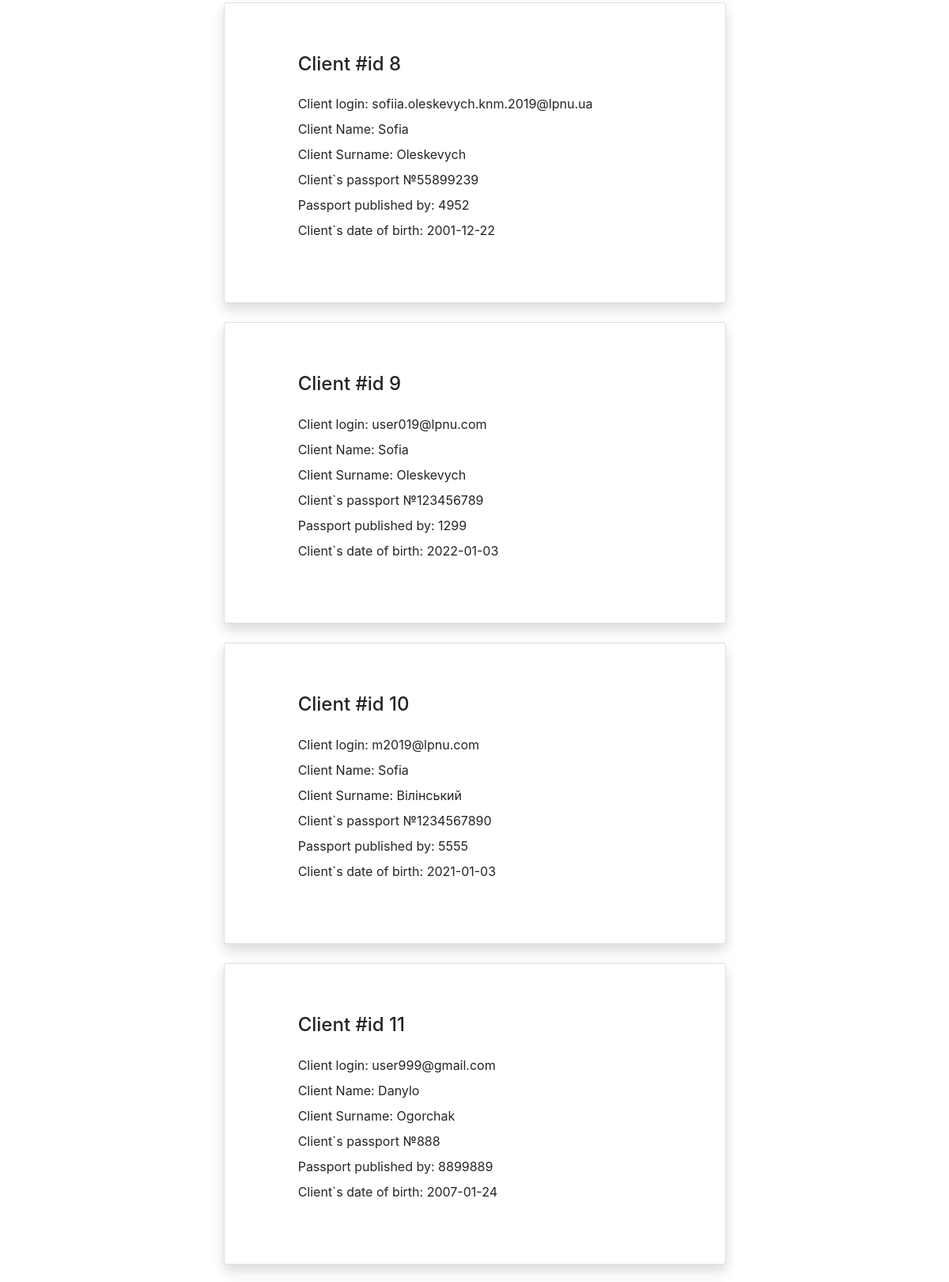
Before: /admin/users (middle part) with the older database file.
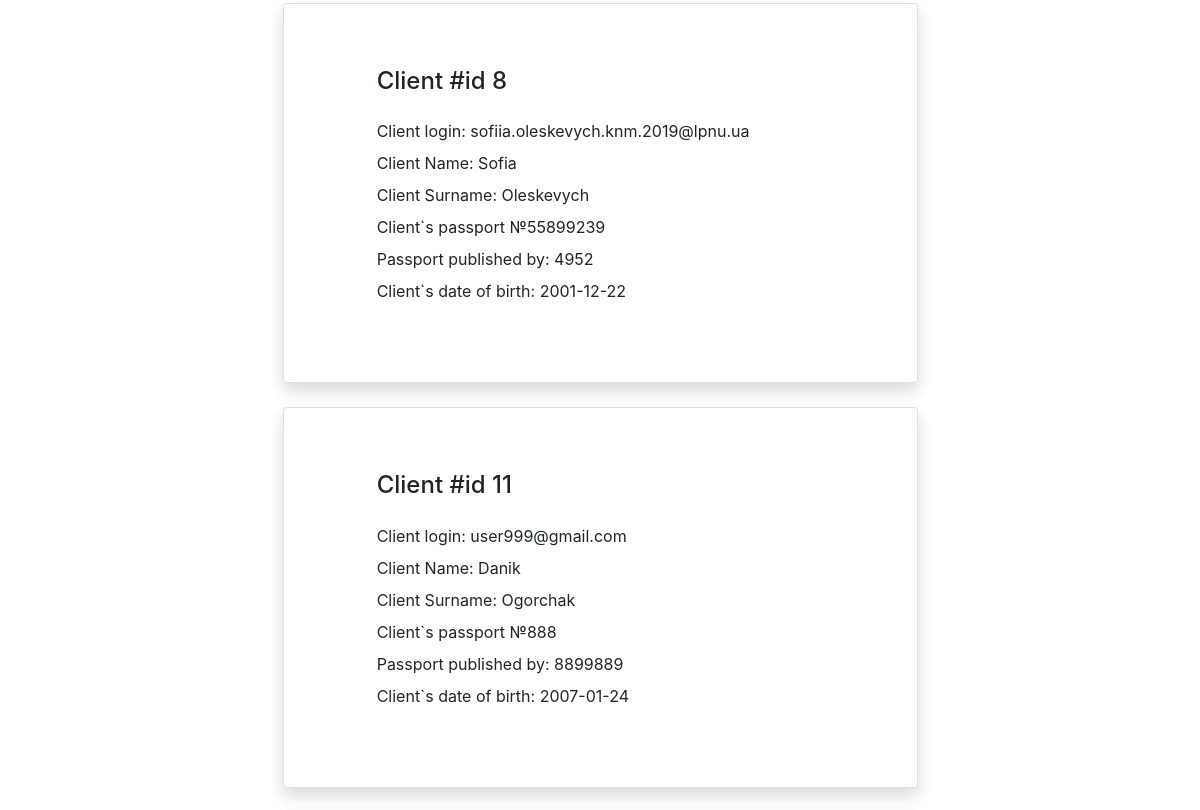
After: the same page with the newer database file.
### car_rental_app/models/user.py (models this page shows, shortened)
class User(UserMixin, db.Model):
    __tablename__ = "user"
    id = db.Column(db.Integer, primary_key=True, autoincrement=True)
    login = db.Column(db.String(50), unique=True)
    name = db.Column(db.String(50), nullable=False)
    surname = db.Column(db.String(50), nullable=False)
    balance = db.Column(db.Integer, default=0)
    passport_id = db.Column(db.Integer, db.ForeignKey("passport.id"))
    password = db.Column(db.String(10), nullable=False)
    user = db.relationship("Order",
                           cascade="all,delete",
                           backref="creator")

### car_rental_app/models/passport.py (models this page shows, shortened)
class Passport(db.Model):
    __tablename__ = "passport"
    id = db.Column(db.Integer, primary_key=True, autoincrement=True)
    series = db.Column(db.String(2), default=None)
    number = db.Column(db.Integer, unique=True, nullable=False)
    published_by = db.Column(db.Integer, nullable=False)
    date_of_birth = db.Column(db.Date, nullable=False)
    user = db.relationship("User",
                           uselist=False,
                           cascade="all,delete",
                           backref="passport")

### car_rental_app/views/user_view.py (the view)
@admin_blueprint.route("/users", methods=["GET", "POST"])
def show_all_users():
    admin = True
    try:
        users = user_service.read_all_users()
        return render_template("users.html", admin=admin, users=users)
    except:
        return render_template("cars.html")

### car_rental_app/service/user_service.py (called while the page is built)
def read_all_users():
    try:
        users = User.query.all()
        return users
    except:
        logger.warning("Can`t get users from db")
    return None

### car_rental_app/templates/users.html (shortened to what this page needs)
{% extends 'base.html' %}
{% block content %}
    <div class="row py-5">
        {% for user in users %}
            <div class="col-lg-7 mx-auto">
                <div class="card shadow mb-4">
                    <div class="card-body p-5" style="width: 90%">
                        <h4 class="mb-4">Client #id {{ user.id }}</h4>
                        <ul class="list-unstyled">
                            <li class="mb-2">Client login: {{ user.login }}</li>
                            <li class="mb-2">Client Name: {{ user.name }}</li>
                            <li class="mb-2">Client Surname: {{ user.surname }}</li>
                            <li class="mb-2">Client`s passport №{{ user.passport.number }}</li>
                            <li class="mb-2">Passport published by: {{ user.passport.published_by }}</li>
                            <li class="mb-2">Client`s date of birth: {{ user.passport.date_of_birth }}</li>
                        </ul>
                    </div>
                </div>
            </div>
        {% endfor %}
    </div>
{% endblock %}

### car_rental_app/templates/base.html (shortened to what this page needs)
<!DOCTYPE html>
<html lang="en">
<head>
    <link rel="stylesheet" href="../static/styles.css">
    <link rel="stylesheet" href="https://stackpath.bootstrapcdn.com/bootstrap/4.4.1/css/bootstrap.min.css"
>
</head>
<body>
<div class="container">
    <div>
        <div class="content">
            {% block content %}
            {% endblock %}
        </div>
    </div>
</div>
</body>
</html>

### car_rental_app/static/styles.css (style rules this page uses)
.container { max-width: 1000px; margin: 0 auto; }
.card { border: 1px solid black; border-radius: 5px; padding: 15px; align-items: center }
@media ( max-width: 1200px ) { .container { max-width: 600px; margin: 0 auto; } }

Changed rows visible on the page:
removed User: id "9", login "user019@lpnu.com", name "Sofia", surname "Oleskevych", passport.number "123456789", passport.published_by "1299", passport.date_of_birth "2022-01-03"
removed User: id "10", login "m2019@lpnu.com", name "Sofia", surname "Вілінський", passport.number "1234567890", passport.published_by "5555", passport.date_of_birth "2021-01-03"
changed User "user999@gmail.com": name "Danylo" → "Danik"
